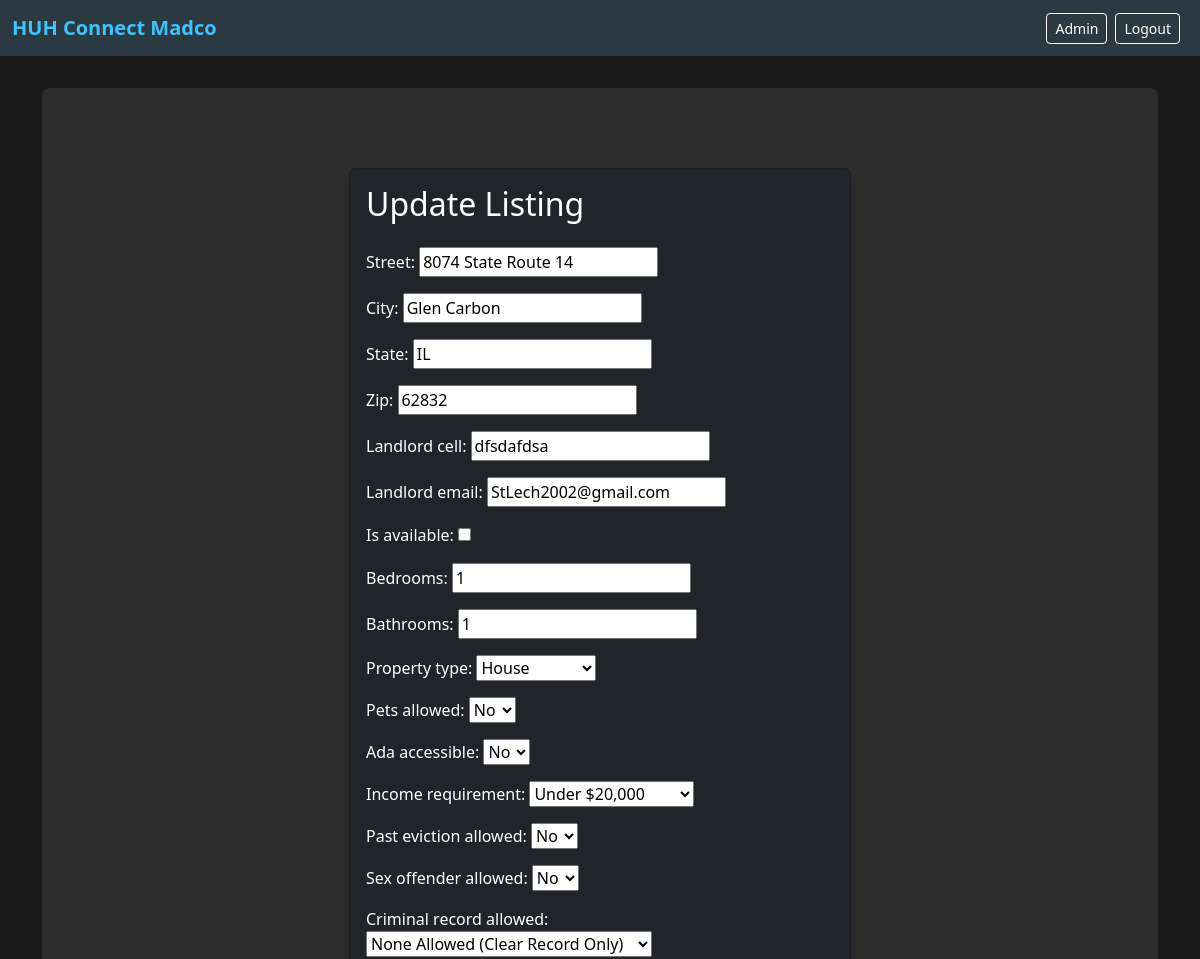
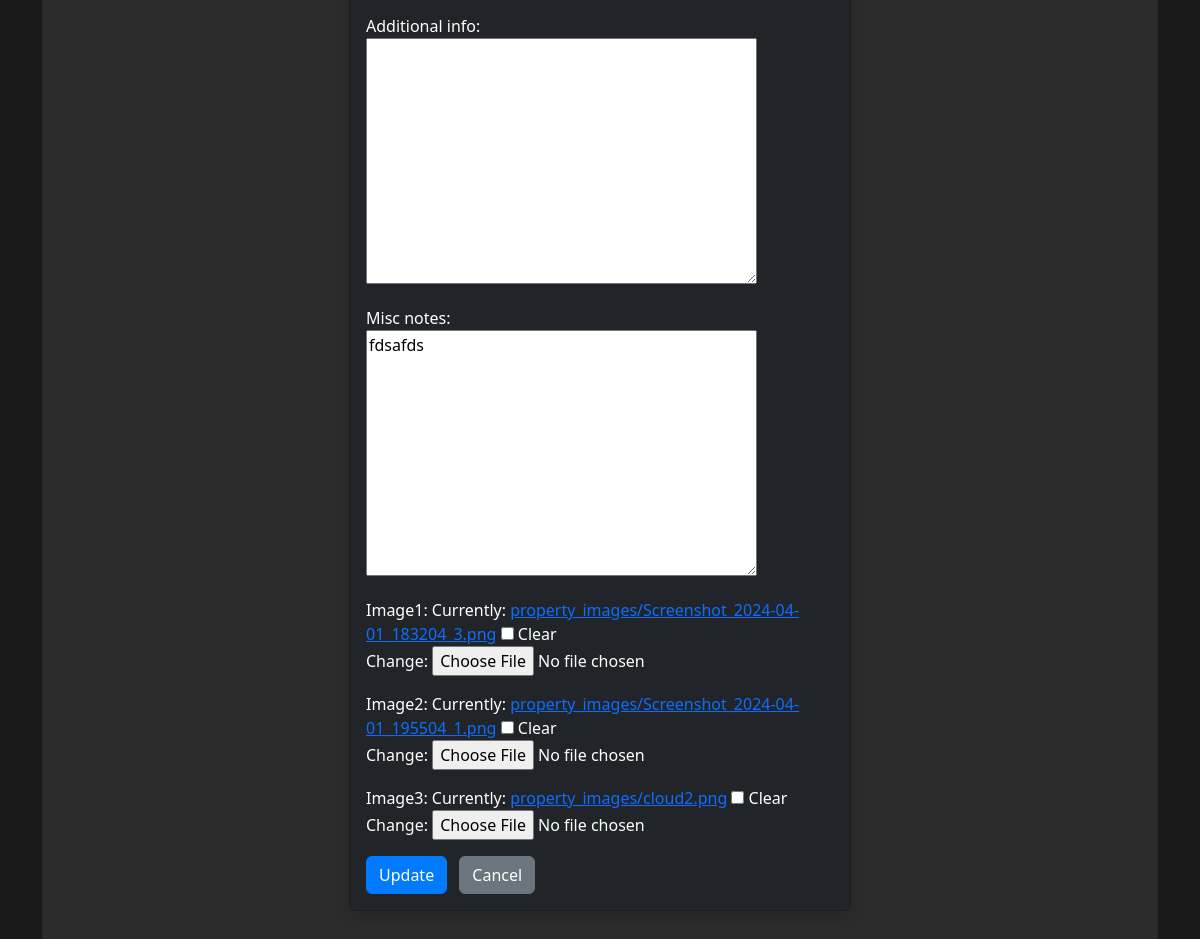
Screenshot of /listing/1/update/ (signed in) with the database file from the repository (2 pictures, top to bottom).
### housing_app/models.py (models this page shows, shortened)
class Listing(models.Model):
    street = models.CharField(max_length=255, blank=True, null=True)
    city   = models.CharField(max_length=100, blank=True, null=True)
    state  = models.CharField(max_length=50, blank=True, null=True)
    zip    = models.CharField(max_length=20, blank=True, null=True)
    landlord_cell  = models.CharField(max_length=50, blank=True, null=True)
    landlord_email = models.EmailField(blank=True, null=True)
    is_available = models.BooleanField(default=True)  # True=Available, False=Occupied
    bedrooms  = models.IntegerField(default=1)
    bathrooms = models.IntegerField(default=1)
    property_type = models.CharField(
        max_length=20,
        choices=PROPERTY_TYPES,
        default='house'
    )
    pets_allowed          = models.BooleanField(choices=YES_NO_CHOICES, default=False)
    ada_accessible        = models.BooleanField(choices=YES_NO_CHOICES, default=False)
    income_requirement    = models.CharField(max_length=20, choices=INCOME_CHOICES, blank=True, null=True)
    past_eviction_allowed = models.BooleanField(choices=YES_NO_CHOICES, default=False)
    sex_offender_allowed  = models.BooleanField(choices=YES_NO_CHOICES, default=False)
    criminal_record_allowed = models.CharField(
        max_length=12,
        choices=CRIMINAL_RECORD_CHOICES,
        default='none'
    )
    additional_info = models.TextField(blank=True, null=True)
    misc_notes = models.TextField(blank=True, null=True)
    image1 = models.ImageField(upload_to='property_images/', blank=True, null=True)
    image2 = models.ImageField(upload_to='property_images/', blank=True, null=True)
    image3 = models.ImageField(upload_to='property_images/', blank=True, null=True)
    created_at = models.DateTimeField(auto_now_add=True)
    updated_at = models.DateTimeField(auto_now=True)

### housing_app/views.py (the view)
# urls.py: path('listing/<int:pk>/update/', views.listing_update, name='listing_update'),
@login_required
@user_passes_test(is_volunteer)
def listing_update(request, pk):
    listing = get_object_or_404(Listing, pk=pk)
    if request.method == 'POST':
        form = ListingForm(request.POST, request.FILES, instance=listing)
        if form.is_valid():
            form.save()
            return redirect('housing_app:listing_detail', pk=pk)
    else:
        form = ListingForm(instance=listing)
    return render(request, 'housing_app/listing_update.html', {'form': form})

### housing_app/forms.py
class ListingForm(forms.ModelForm):
    class Meta:
        model = Listing
        fields = [
            'street',
            'city',
            'state',
            'zip',
            'landlord_cell',
            'landlord_email',
            'is_available',
            'bedrooms',
            'bathrooms',
            'property_type',
            'pets_allowed',
            'ada_accessible',
            'income_requirement',
            'past_eviction_allowed',
            'sex_offender_allowed',
            'criminal_record_allowed',
            'additional_info',   # Kept as is
            'misc_notes',        # Replaces issues_allowed
            'image1',
            'image2',
            'image3',
        ]

### housing_app/views.py (called while the page is built)
def is_volunteer(user):
    return user.groups.filter(name='Volunteer').exists() or user.is_superuser

### housing_app/templates/housing_app/listing_update.html (shortened to what this page needs)
{% extends 'housing_app/base.html' %}
{% block content %}
<div class="container my-5">
  <div class="row justify-content-center">
    <div class="col-md-6">
      <div class="card bg-dark text-white shadow">
        <div class="card-body">
          <h2 class="mb-4">Update Listing</h2>
          <form method="POST" enctype="multipart/form-data">
            {{ form.as_p }}
            <button type="submit" class="btn btn-primary">Update</button>
            <a href="{% url 'housing_app:listing_list' %}" class="btn btn-secondary ms-2">Cancel</a>
          </form>
        </div>
      </div>
    </div>
  </div>
</div>
{% endblock %}

### housing_app/templates/housing_app/base.html (style rules this page uses)
body { background-color: #1a1a1a; color: #fff; margin: 0; padding: 0; }
.btn-primary { background-color: #007bff; border-color: #007bff; }

### rows the page displays
Listing: street "8074 State Route 14", city "Glen Carbon", state "IL", zip "62832", landlord_cell "dfsdafdsa", landlord_email "StLech2002@gmail.com", bedrooms "1", bathrooms "1", property_type "House", pets_allowed "No", ada_accessible "No", income_requirement "Under $20,000", past_eviction_allowed "No", sex_offender_allowed "No", criminal_record_allowed "None Allowed (Clear Record Only)", misc_notes "fdsafds"
